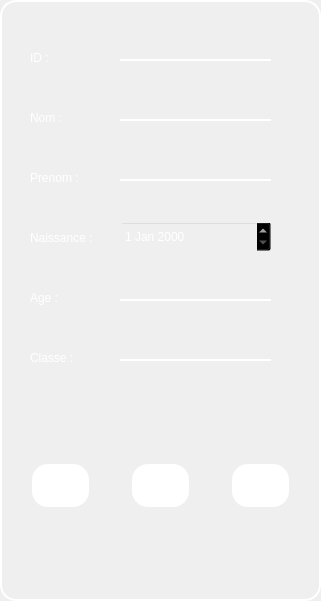
     <widget class="QFrame" name="frame">
      <property name="geometry">
       <rect>
        <x>30</x>
        <y>30</y>
        <width>321</width>
        <height>601</height>
       </rect>
      </property>
      <property name="styleSheet">
       <string notr="true">QFrame {
border : 2px solid white ;
 border-radius: 16px;
}
QLabel {
border : none;
color : white;
}
QDateEdit {
background : transparent;
color : white;
}
QPushButton {
   background-color: #fff;
   border: none;
   color: #333;
   padding: 10px 20px;
   text-align: center;
   text-decoration: none;
   display: inline-block;
   font-size: 14px;
   margin: 4px 2px;
   cursor: pointer;
   border-radius: 16px;

}

QPushButton:hover {
   background-color: #F8B7C6;
}


QPushButton::pressed
{
	background-color: #EF829B;

}</string>
      </property>
      <property name="frameShape">
       <enum>QFrame::StyledPanel</enum>
      </property>
      <property name="frameShadow">
       <enum>QFrame::Raised</enum>
      </property>
      <widget class="QLabel" name="label_3">
       <property name="geometry">
        <rect>
         <x>30</x>
         <y>50</y>
         <width>56</width>
         <height>16</height>
        </rect>
       </property>
       <property name="text">
        <string>ID :</string>
       </property>
      </widget>
      <widget class="QLabel" name="label_4">
       <property name="geometry">
        <rect>
         <x>30</x>
         <y>110</y>
         <width>56</width>
         <height>16</height>
        </rect>
       </property>
       <property name="text">
        <string>Nom :</string>
       </property>
      </widget>
      <widget class="QLabel" name="label_5">
       <property name="geometry">
        <rect>
         <x>30</x>
         <y>170</y>
         <width>71</width>
         <height>16</height>
        </rect>
       </property>
       <property name="text">
        <string>Prenom :</string>
       </property>
      </widget>
      <widget class="QLabel" name="label_6">
       <property name="geometry">
        <rect>
         <x>30</x>
         <y>230</y>
         <width>81</width>
         <height>16</height>
        </rect>
       </property>
       <property name="text">
        <string>Naissance :</string>
       </property>
      </widget>
      <widget class="QLabel" name="label_7">
       <property name="geometry">
        <rect>
         <x>30</x>
         <y>290</y>
         <width>56</width>
         <height>16</height>
        </rect>
       </property>
       <property name="text">
        <string>Age :</string>
       </property>
      </widget>
      <widget class="QLabel" name="label_8">
       <property name="geometry">
        <rect>
         <x>30</x>
         <y>350</y>
         <width>56</width>
         <height>16</height>
        </rect>
       </property>
       <property name="text">
        <string>Classe :</string>
       </property>
      </widget>
      <widget class="QLineEdit" name="le_id">
       <property name="geometry">
        <rect>
         <x>120</x>
         <y>30</y>
         <width>151</width>
         <height>31</height>
        </rect>
       </property>
       <property name="styleSheet">
        <string notr="true">QLineEdit {
    
    border:none;
    padding: 0 8px;
    background: transparent;
	color: white;
	border-bottom: 2px solid white;
}
QLineEdit:Focus{

	border: 2px solid white;
	border-radius: 10px;

}</string>
       </property>
      </widget>
      <widget class="QLineEdit" name="le_nom">
       <property name="geometry">
        <rect>
         <x>120</x>
         <y>90</y>
         <width>151</width>
         <height>31</height>
        </rect>
       </property>
       <property name="styleSheet">
        <string notr="true">QLineEdit {
    
    border:none;
    padding: 0 8px;
    background: transparent;
	color: white;
	border-bottom: 2px solid white;
}
QLineEdit:Focus{

	border: 2px solid white;
	border-radius: 10px;

}</string>
       </property>
      </widget>
      <widget class="QLineEdit" name="le_prenom">
       <property name="geometry">
        <rect>
         <x>120</x>
         <y>150</y>
         <width>151</width>
         <height>31</height>
        </rect>
       </property>
       <property name="styleSheet">
        <string notr="true">QLineEdit {
    
    border:none;
    padding: 0 8px;
    background: transparent;
	color: white;
	border-bottom: 2px solid white;
}
QLineEdit:Focus{

	border: 2px solid white;
	border-radius: 10px;

}</string>
       </property>
      </widget>
      <widget class="QLineEdit" name="le_age">
       <property name="geometry">
        <rect>
         <x>120</x>
         <y>270</y>
         <width>151</width>
         <height>31</height>
        </rect>
       </property>
       <property name="styleSheet">
        <string notr="true">QLineEdit {
    
    border:none;
    padding: 0 8px;
    background: transparent;
	color: white;
	border-bottom: 2px solid white;
}
QLineEdit:Focus{

	border: 2px solid white;
	border-radius: 10px;

}</string>
       </property>
      </widget>
      <widget class="QLineEdit" name="le_classe">
       <property name="geometry">
        <rect>
         <x>120</x>
         <y>330</y>
         <width>151</width>
         <height>31</height>
        </rect>
       </property>
       <property name="styleSheet">
        <string notr="true">QLineEdit {
    
    border:none;
    padding: 0 8px;
    background: transparent;
	color: white;
	border-bottom: 2px solid white;
}
QLineEdit:Focus{

	border: 2px solid white;
	border-radius: 10px;

}</string>
       </property>
      </widget>
      <widget class="QDateEdit" name="le_date">
       <property name="geometry">
        <rect>
         <x>120</x>
         <y>221</y>
         <width>151</width>
         <height>31</height>
        </rect>
       </property>
       <property name="styleSheet">
        <string notr="true">QDateEdit {
background : transparent;
color : white;
}</string>
       </property>
      </widget>
      <widget class="QPushButton" name="modifier">
       <property name="geometry">
        <rect>
         <x>130</x>
         <y>460</y>
         <width>61</width>
         <height>51</height>
        </rect>
       </property>
       <property name="text">
        <string/>
       </property>
       <property name="icon">
        <iconset resource="res.qrc">
         <normaloff>:/ico/icons/edit-3.svg</normaloff>:/ico/icons/edit-3.svg</iconset>
       </property>
       <property name="iconSize">
        <size>
         <width>22</width>
         <height>22</height>
        </size>
       </property>
      </widget>
      <widget class="QPushButton" name="supprimer">
       <property name="geometry">
        <rect>
         <x>230</x>
         <y>460</y>
         <width>61</width>
         <height>51</height>
        </rect>
       </property>
       <property name="styleSheet">
        <string notr="true"/>
       </property>
       <property name="text">
        <string/>
       </property>
       <property name="icon">
        <iconset resource="res.qrc">
         <normaloff>:/ico/icons/minus.svg</normaloff>:/ico/icons/minus.svg</iconset>
       </property>
       <property name="iconSize">
        <size>
         <width>22</width>
         <height>22</height>
        </size>
       </property>
      </widget>
      <widget class="QPushButton" name="ajouter">
       <property name="geometry">
        <rect>
         <x>30</x>
         <y>460</y>
         <width>61</width>
         <height>51</height>
        </rect>
       </property>
       <property name="text">
        <string/>
       </property>
       <property name="icon">
        <iconset resource="res.qrc">
         <normaloff>:/ico/icons/plus.svg</normaloff>:/ico/icons/plus.svg</iconset>
       </property>
       <property name="iconSize">
        <size>
         <width>22</width>
         <height>22</height>
        </size>
       </property>
      </widget>
     </widget>
